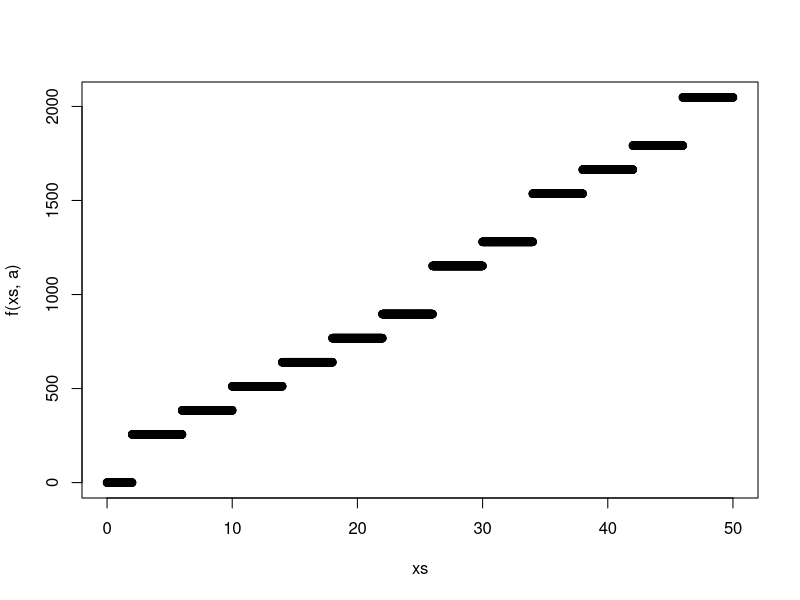
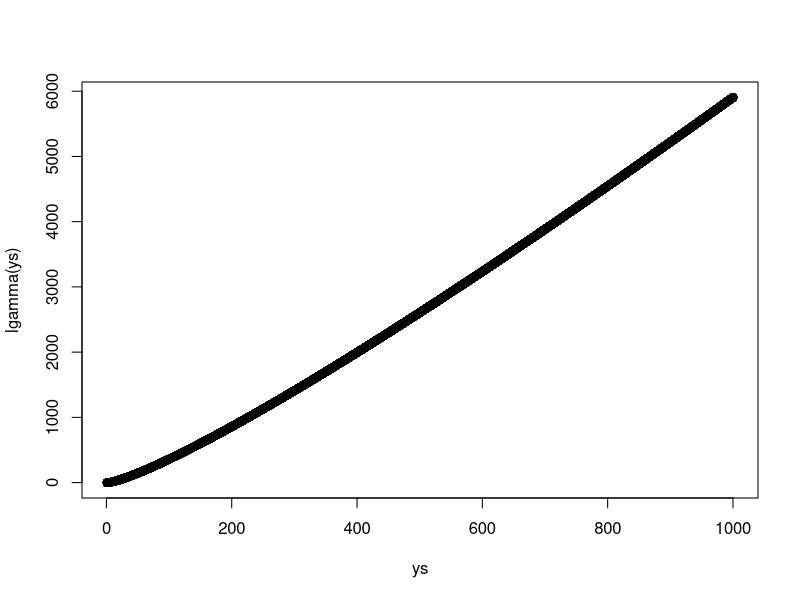
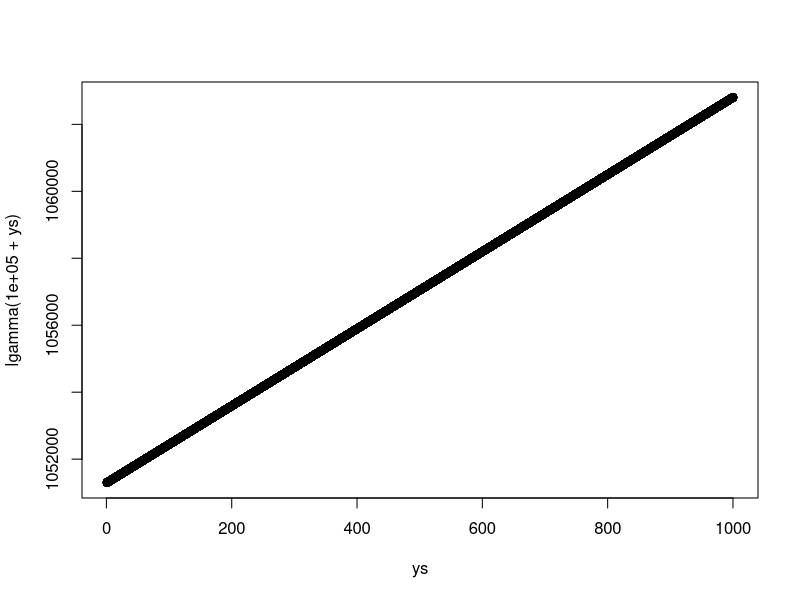
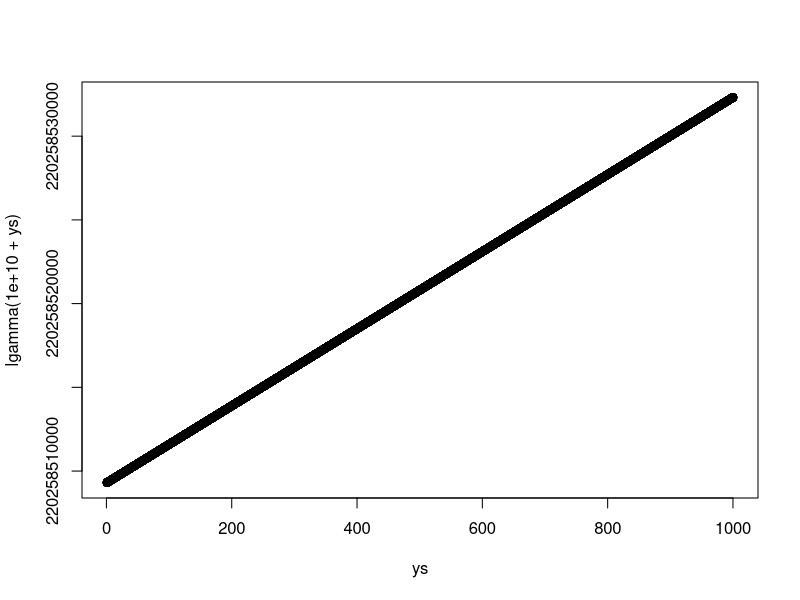
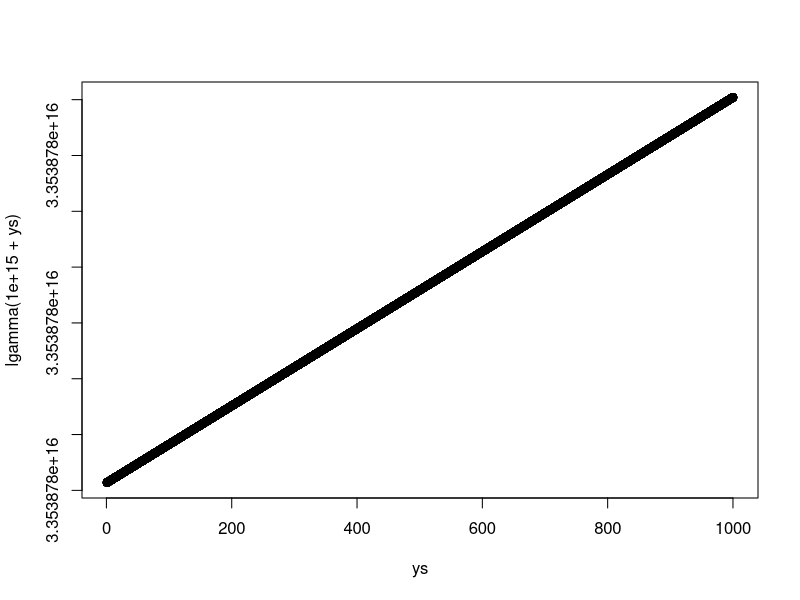
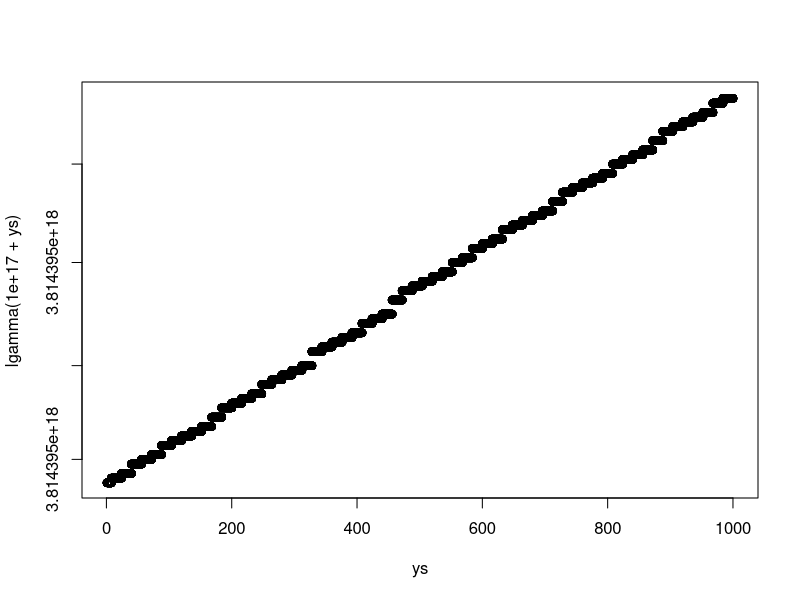

Recreate these plots in R, in order.
## ---- chunk 1
f <- function(x, a){
  return(lgamma(x + a) - lgamma(a))
}

a = 2*1e+16

xs = seq(0,50, 0.01)

plot(xs, f(xs, a))
## ---- chunk 2
f(2, a)

f(3, a)

f(11,a)

f(20,a)

f(30,a)

f(40,a)

f(50,a)
## ---- chunk 3
ys = seq(1,1000,0.01)
plot(ys, lgamma(ys))


plot(ys, lgamma(1e+5 + ys))

plot(ys, lgamma(1e+10 + ys))

plot(ys, lgamma(1e+15 + ys))

plot(ys, lgamma(1e+17 + ys))

